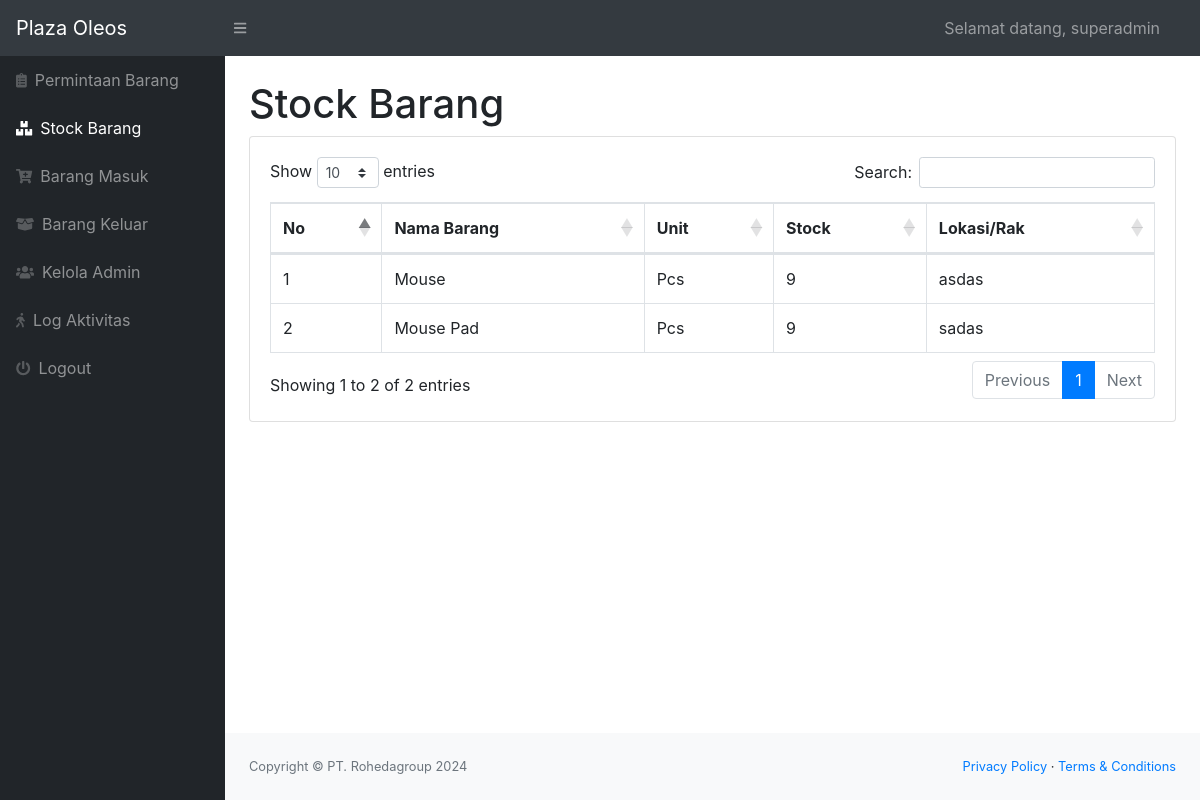
The app's page /index.php (signed in), older data.
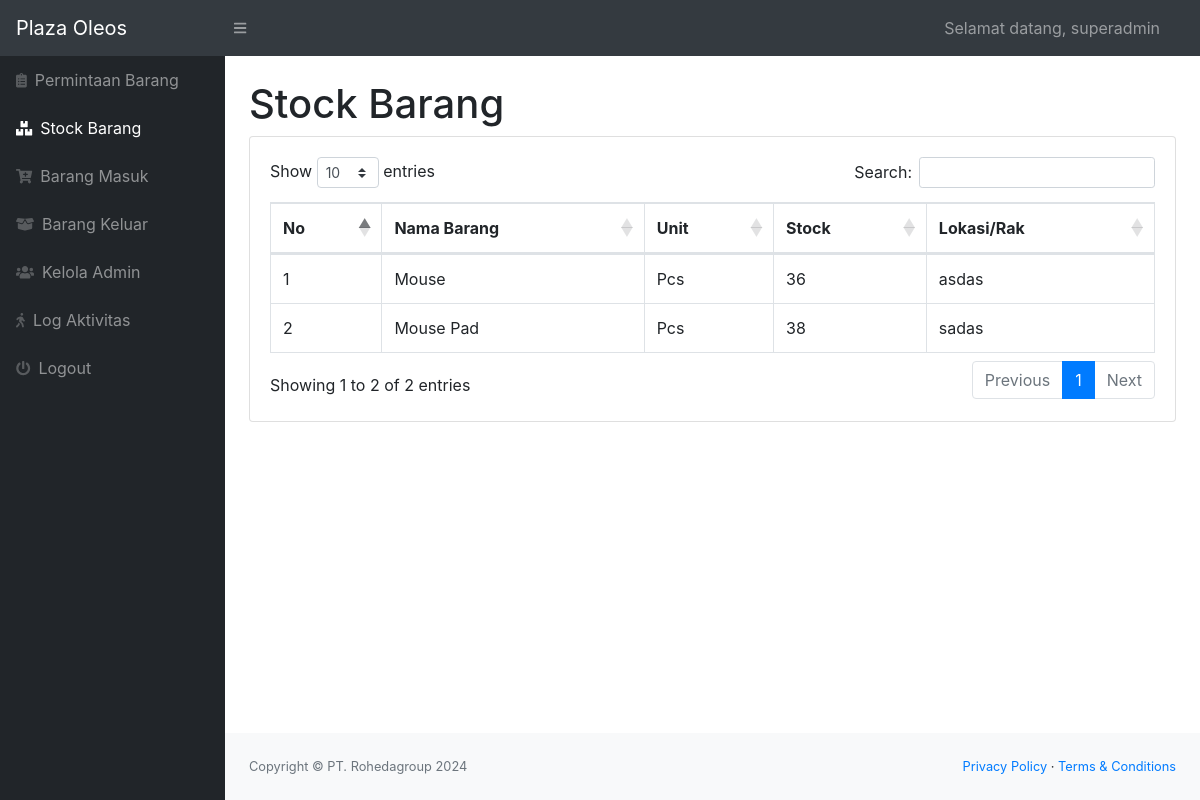
The same page, newer data.
### tables this page shows
CREATE TABLE `stock` (
  `idbarang` int(11) NOT NULL,
  `namabarang` varchar(25) NOT NULL,
  `deskripsi` varchar(50) NOT NULL,
  `stock` int(11) NOT NULL,
  `lokasi` varchar(100) NOT NULL,
  `unit` varchar(50) NOT NULL
);

### index.php (the view, shortened to what the changed rows need)
<!DOCTYPE html>
<html lang="en">
<head>
    <link href="css/styles.css" rel="stylesheet" />
    <link href="https://cdn.datatables.net/1.10.20/css/dataTables.bootstrap4.min.css" rel="stylesheet" />
</head>
<body class="sb-nav-fixed">
    <div id="layoutSidenav">
        <div id="layoutSidenav_content">
            <main>
                <div class="container-fluid">
                    <h1 class="mt-4">Stock Barang</h1>
                    <div class="card mb-4">
                        <div class="card-body">
                            <?php
                            $conn = mysqli_connect("localhost", "root", "", "stokbarangs");
                            ?>
                            <div class="table-responsive">
                                <table class="table table-bordered" id="dataTable" width="100%" cellspacing="0">
                                    <thead>
                                        <tr>
                                            <th>No</th>
                                            <th>Nama Barang</th>
                                            <th>Unit</th>
                                            <th>Stock</th>
                                            <th>Lokasi/Rak</th>
                                        </tr>
                                    </thead>
                                    <tbody>
                                        <?php
                                        $ambilsemuadatastock = mysqli_query($conn, "select * from stock");
                                        $i = 1;
                                        while ($data = mysqli_fetch_array($ambilsemuadatastock)) {
                                            $namabarang = $data['namabarang'];
                                            $unit = $data['unit'];
                                            $stock = $data['stock'];
                                            $lok = $data['lokasi'];
                                        ?>
                                            <tr>
                                                <td><?= $i++; ?></td>
                                                <td><?= $namabarang; ?></td>
                                                <td><?= $unit; ?></td>
                                                <td><?= $stock; ?></td>
                                                <td><?= $lok; ?></td>
                                            </tr>
                            </div>
                        </div>
                    <?php
                                        };
                    ?>
                    </div>
                </div>
</body>
</html>

Row changes from the older to the newer data that the page shows:
changed stock "Mouse": stock "9" → "36"
changed stock "Mouse Pad": stock "9" → "38"
